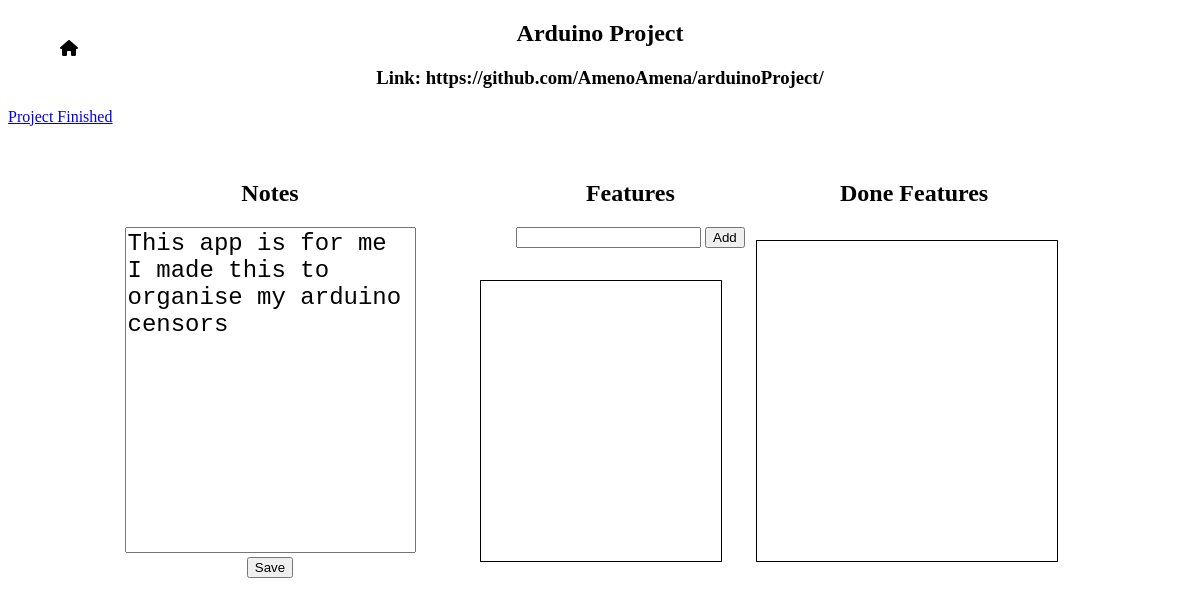
The app's page /project/Arduino Project, older data.
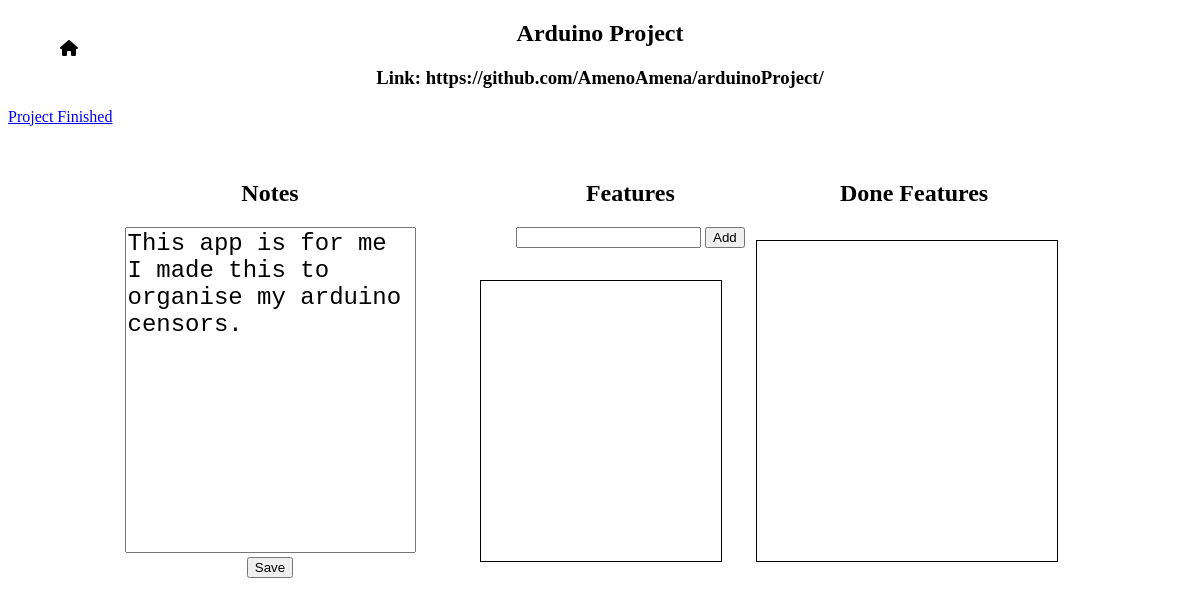
The same page, newer data.
### authentication/models.py (models this page shows, shortened)
class Project(models.Model):
    name = models.CharField(max_length=80,unique=True)
    link = models.URLField()
    notes = models.TextField(blank=True)
    features = models.ManyToManyField(Feature, blank=True)
    user = models.ForeignKey(User,on_delete=models.CASCADE)
    is_done = models.BooleanField(default=False)

### projects_shown/views.py (the view)
# urls.py: path("project/<str:project_name>", views.project_room, name='projects'),
def project_room(request,project_name):
    project = get_object_or_404(Project,name=project_name)
    form =  project_form()
    features = project.features.filter(feature_done = False)
    features_done = project.features.filter(feature_done = True)
    feature_form = feature_add()
    return render(request, 'projects_shown/project.html',{
        'project':project,
        'form':form,
        'feature_form':feature_form,
        'features':features,
        'done_features':features_done,
    })

### projects_shown/forms.py
class project_form(forms.ModelForm):
    class Meta:
        model = Project
        fields = {'link','notes','features'}
        widgets = {
            'link':forms.TextInput(attrs={'autocomplete':'off'}),
            'notes':forms.Textarea(attrs={'autocomplete':'off'}),
        }

class feature_add(forms.ModelForm):
    class Meta:
        model = Feature
        fields = {'feature_add'}
        widgets = {
            'feature_add':forms.TextInput(attrs={'autocomplete':'off'})
        }

### projects_shown/templates/projects_shown/project.html (shortened to what this page needs)
{% extends 'projects_shown/base.html' %}
{% load static %}
{% block title %}
<link rel="stylesheet" href="{% static 'projects_shown/css/project.css' %}">
{% endblock title %}
{% block body %}
<div class="home-page">
    <a href="{% url 'index' %}"><i class="fa-solid fa-house"></i></a>
</div>
<h2>{{project.name}}</h2>
    <div class="link">
        <h3>Link: <a href="{{ project.link }}" target="_blank">{{project.link}}</a>
    </h3>
    </div>
    <div class="notes">
        <h2>Notes</h2>
        <form method="post" action="{% url 'add_text' project_name=project.name %}">
            <textarea class="text-area" name="text-area">{{ project.notes }}</textarea>
            <br>
            <button type="submit">Save</button>
        </form>
    </div>
    <div class="feature">
        <h2>Features</h2>
        <form method="post" action="{% url 'add_feature' project_name=project.name feature=feature_form.feature_add.value %}">
            {{ feature_form.feature_add }}
            <button type="submit">Add</button>
        </form>
    </div>
<div class="feature_show">
</div>
<div class="done_f">
    <h2>Done Features</h2>
</div>
<div class="done_feature">
</div>
<div class="project_finished">
    <form method="post">
        <a href="{% url 'sure' project_name=project.name %}">Project Finished</a>
    </form>
</div>
{% endblock body %}

### projects_shown/templates/projects_shown/base.html (shortened to what this page needs)
<!DOCTYPE html>
<html lang="en">
<head>
    {% block title %}
    {% endblock title %}
</head>
<body>
    {% block body %}
    {% endblock body %}
</body>
</html>

### projects_shown/static/projects_shown/css/project.css (style rules this page uses)
h2 { text-align: center; }
.link { text-align: center; }
.notes { width: 25%; height:auto; overflow-y: auto; position:absolute; left: 10%; top: 20%; text-align: center; }
.text-area { resize: none; height: 40vh; width: 95%; overflow-y: hidden; font-size: 1.5rem; }
.feature { position:absolute; top: 20%; left: 43%; }
.feature_show { border: 1px solid #000; width: 20%; height:35%; overflow: auto; position: absolute; top: 35%; left: 40%; }
h3 > a { text-decoration: none; color: black; }
.done_feature { border: 1px solid #000; width: 25%; height:40%; overflow: auto; position: absolute; top: 30%; left: 63%; }
.done_f { position: absolute; top: 20%; left: 70%; }
.home-page { position:absolute; top:5%; left:5%; }
.home-page > a { text-decoration: none; color: black; }

Row changes from the older to the newer data that the page shows:
changed Project "Arduino Project": text-area "This app is for me I made this to organise my arduino censors" → "This app is for me I made this to organise my arduino censors."
